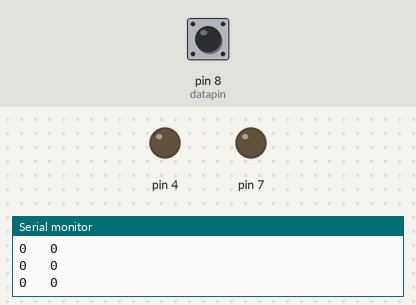
The sketch below on a simulated Arduino Uno, built with avr-gcc and run on an emulated ATmega328P. Shown: output pins drawn as LEDs (lit = HIGH), the last lines printed to the serial monitor. Inputs (shaded band) come from the test bench; at power-on: pin 8 (datapin) LOW.

Above: at 1.2 s.
1.3 s: pin 8 (datapin) pulsed HIGH 5 times (0.12 s each, 0.3 s apart)
At 2.06 s:
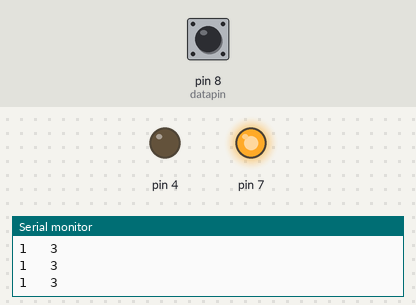
Timing chart, 0 to 4.3 s (numbered marks = the images above; inputs shaded):
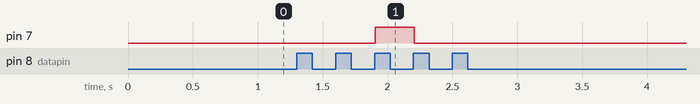

Measured:
- after the input at 1.3 s, pin 7: LOW → HIGH after 0.61 s, → LOW 0.30 s later

The sketch:

essai_capteur_infrarouge.ino
```cpp
int datapin=8;
int b=0;
int c=0;
bool T=true;
void setup() {
  // put your setup code here, to run once:
  pinMode (datapin,INPUT);
  pinMode(7,OUTPUT);
  pinMode(4,OUTPUT);


  digitalWrite(7,LOW) ;
  Serial.begin(9600);

}

void loop() {

  // put your main code here, to run repeatedly:
int a = digitalRead(datapin);
      Serial.print(a);

      if ((a!=b) && (a==1))
      { b=a;
        c++;

      }
      if (c == 3)
      {
      digitalWrite(7,HIGH) ;


      }
      if (c == 4)
      {
      digitalWrite(7,LOW) ;

      c=0;
      }
      Serial.print("   ");
      Serial.println(c);
      b=a;

}
```
